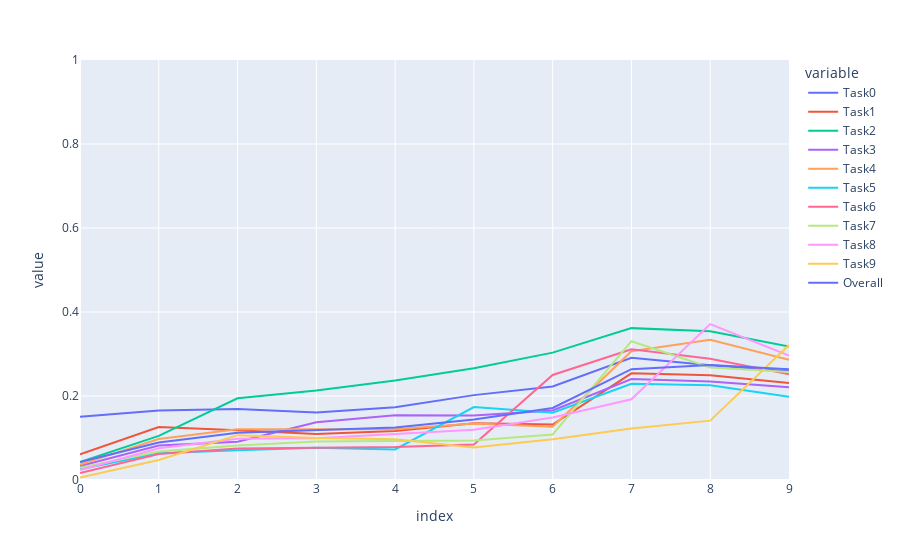

Write notebook code for a chart like this one.
### Code cell
fig = px.line(acc_df, x=acc_df.index, y=acc_df.columns, range_y=[0, 1])
fig.show()

### Figure 1 — Plotly figure (JSON) as saved in the notebook; plotly's stock layout.template omitted (floating-point values rounded to 4 significant figures)
{"data": [{"hovertemplate": "variable=Task0<br>index=%{x}<br>value=%{y}<extra></extra>", "legendgroup": "Task0", "line": {"color": "#636efa", "dash": "solid"}, "marker": {"symbol": "circle"}, "mode": "lines", "name": "Task0", "orientation": "v", "showlegend": true, "type": "scatter", "x": [0, 1, 2, 3, 4, 5, 6, 7, 8, 9], "xaxis": "x", "y": [0.1506, 0.1652, 0.1689, 0.1607, 0.1732, 0.2021, 0.2227, 0.291, 0.2734, 0.2592], "yaxis": "y"}, {"hovertemplate": "variable=Task1<br>index=%{x}<br>value=%{y}<extra></extra>", "legendgroup": "Task1", "line": {"color": "#EF553B", "dash": "solid"}, "marker": {"symbol": "circle"}, "mode": "lines", "name": "Task1", "orientation": "v", "showlegend": true, "type": "scatter", "x": [0, 1, 2, 3, 4, 5, 6, 7, 8, 9], "xaxis": "x", "y": [0.061, 0.1263, 0.1186, 0.1093, 0.1167, 0.1353, 0.1319, 0.2539, 0.2492, 0.2307], "yaxis": "y"}, {"hovertemplate": "variable=Task2<br>index=%{x}<br>value=%{y}<extra></extra>", "legendgroup": "Task2", "line": {"color": "#00cc96", "dash": "solid"}, "marker": {"symbol": "circle"}, "mode": "lines", "name": "Task2", "orientation": "v", "showlegend": true, "type": "scatter", "x": [0, 1, 2, 3, 4, 5, 6, 7, 8, 9], "xaxis": "x", "y": [0.0429, 0.105, 0.1947, 0.2133, 0.237, 0.2659, 0.3033, 0.3616, 0.354, 0.3181], "yaxis": "y"}, {"hovertemplate": "variable=Task3<br>index=%{x}<br>value=%{y}<extra></extra>", "legendgroup": "Task3", "line": {"color": "#ab63fa", "dash": "solid"}, "marker": {"symbol": "circle"}, "mode": "lines", "name": "Task3", "orientation": "v", "showlegend": true, "type": "scatter", "x": [0, 1, 2, 3, 4, 5, 6, 7, 8, 9], "xaxis": "x", "y": [0.033, 0.0821, 0.0911, 0.1377, 0.1539, 0.1534, 0.1655, 0.2404, 0.2343, 0.2209], "yaxis": "y"}, {"hovertemplate": "variable=Task4<br>index=%{x}<br>value=%{y}<extra></extra>", "legendgroup": "Task4", "line": {"color": "#FFA15A", "dash": "solid"}, "marker": {"symbol": "circle"}, "mode": "lines", "name": "Task4", "orientation": "v", "showlegend": true, "type": "scatter", "x": [0, 1, 2, 3, 4, 5, 6, 7, 8, 9], "xaxis": "x", "y": [0.0368, 0.0974, 0.1207, 0.1201, 0.1206, 0.1345, 0.1267, 0.3067, 0.334, 0.2862], "yaxis": "y"}, {"hovertemplate": "variable=Task5<br>index=%{x}<br>value=%{y}<extra></extra>", "legendgroup": "Task5", "line": {"color": "#19d3f3", "dash": "solid"}, "marker": {"symbol": "circle"}, "mode": "lines", "name": "Task5", "orientation": "v", "showlegend": true, "type": "scatter", "x": [0, 1, 2, 3, 4, 5, 6, 7, 8, 9], "xaxis": "x", "y": [0.0257, 0.0637, 0.0711, 0.0765, 0.0727, 0.1737, 0.1601, 0.2289, 0.2257, 0.1983], "yaxis": "y"}, {"hovertemplate": "variable=Task6<br>index=%{x}<br>value=%{y}<extra></extra>", "legendgroup": "Task6", "line": {"color": "#FF6692", "dash": "solid"}, "marker": {"symbol": "circle"}, "mode": "lines", "name": "Task6", "orientation": "v", "showlegend": true, "type": "scatter", "x": [0, 1, 2, 3, 4, 5, 6, 7, 8, 9], "xaxis": "x", "y": [0.0166, 0.0619, 0.0749, 0.0759, 0.0783, 0.0843, 0.2501, 0.3113, 0.2888, 0.2519], "yaxis": "y"}, {"hovertemplate": "variable=Task7<br>index=%{x}<br>value=%{y}<extra></extra>", "legendgroup": "Task7", "line": {"color": "#B6E880", "dash": "solid"}, "marker": {"symbol": "circle"}, "mode": "lines", "name": "Task7", "orientation": "v", "showlegend": true, "type": "scatter", "x": [0, 1, 2, 3, 4, 5, 6, 7, 8, 9], "xaxis": "x", "y": [0.0294, 0.0681, 0.0822, 0.0917, 0.0926, 0.094, 0.1083, 0.3305, 0.2677, 0.257], "yaxis": "y"}, {"hovertemplate": "variable=Task8<br>index=%{x}<br>value=%{y}<extra></extra>", "legendgroup": "Task8", "line": {"color": "#FF97FF", "dash": "solid"}, "marker": {"symbol": "circle"}, "mode": "lines", "name": "Task8", "orientation": "v", "showlegend": true, "type": "scatter", "x": [0, 1, 2, 3, 4, 5, 6, 7, 8, 9], "xaxis": "x", "y": [0.0237, 0.0755, 0.0981, 0.0997, 0.1093, 0.1198, 0.149, 0.1921, 0.3713, 0.2962], "yaxis": "y"}, {"hovertemplate": "variable=Task9<br>index=%{x}<br>value=%{y}<extra></extra>", "legendgroup": "Task9", "line": {"color": "#FECB52", "dash": "solid"}, "marker": {"symbol": "circle"}, "mode": "lines", "name": "Task9", "orientation": "v", "showlegend": true, "type": "scatter", "x": [0, 1, 2, 3, 4, 5, 6, 7, 8, 9], "xaxis": "x", "y": [0.0058, 0.0476, 0.1068, 0.1001, 0.097, 0.0774, 0.097, 0.1228, 0.1413, 0.3213], "yaxis": "y"}, {"hovertemplate": "variable=Overall<br>index=%{x}<br>value=%{y}<extra></extra>", "legendgroup": "Overall", "line": {"color": "#636efa", "dash": "solid"}, "marker": {"symbol": "circle"}, "mode": "lines", "name": "Overall", "orientation": "v", "showlegend": true, "type": "scatter", "x": [0, 1, 2, 3, 4, 5, 6, 7, 8, 9], "xaxis": "x", "y": [0.04255, 0.08928, 0.1127, 0.1185, 0.1251, 0.144, 0.1715, 0.2639, 0.274, 0.264], "yaxis": "y"}], "layout": {"legend": {"title": {"text": "variable"}, "tracegroupgap": 0}, "margin": {"t": 60}, "xaxis": {"anchor": "y", "domain": [0, 1], "title": {"text": "index"}}, "yaxis": {"anchor": "x", "domain": [0, 1], "range": [0, 1], "title": {"text": "value"}}}}
